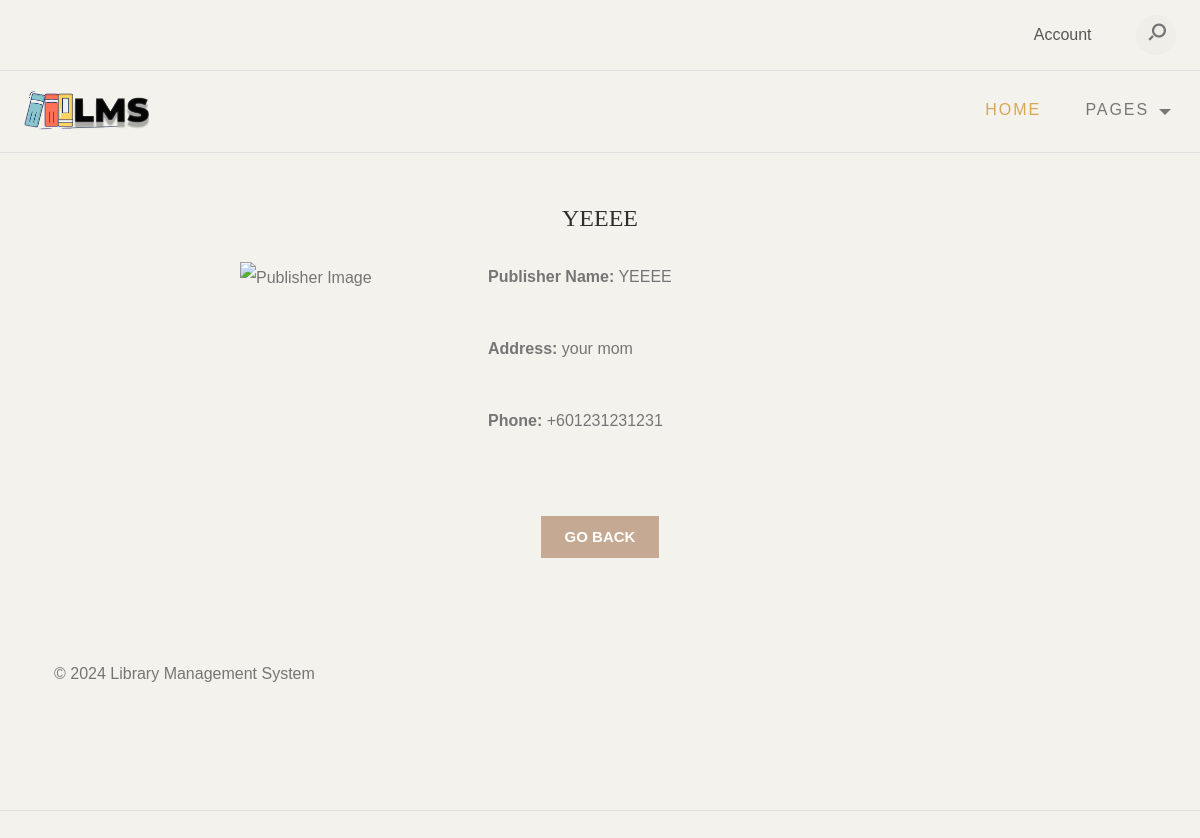
/publisher_details.php?PublisherID=2, run on the app's committed database.
### tables this page shows
CREATE TABLE `publishers` (
  `PublisherID` int(11) NOT NULL,
  `PublisherName` varchar(255) NOT NULL,
  `Address` varchar(255) DEFAULT NULL,
  `Phone` varchar(15) DEFAULT NULL,
  `Image` varchar(255) NOT NULL
);

### publisher_details.php (the view, shortened to what this page needs)
<?php
include_once("database/db.php");
if (isset($_GET['PublisherID'])) {
    $PublisherID = $_GET['PublisherID'];
    $queryPublisherDetails = "SELECT * FROM publishers WHERE PublisherID = ?";
    $stmt = $conn->prepare($queryPublisherDetails);
    $stmt->bind_param("i", $PublisherID);
    $stmt->execute();
    $resultPublisher = $stmt->get_result();
    if ($resultPublisher->num_rows > 0) {
        $publisher = $resultPublisher->fetch_assoc();
    } else {
        echo "<script>alert('Publisher not found'); window.location.href='all_publishers.php';</script>";
        exit();
    }
} else {
    echo "<script>alert('Invalid PublisherID'); window.location.href='all_publishers.php';</script>";
    exit();
}
?>
<!DOCTYPE html>
<html lang="en">
<head>
    <link href="https://cdn.jsdelivr.net/npm/bootstrap@5.3.1/dist/css/bootstrap.min.css" rel="stylesheet"
>
    <link rel="stylesheet" type="text/css" href="css/normalize.css">
    <link rel="stylesheet" type="text/css" href="icomoon/icomoon.css">
    <link rel="stylesheet" type="text/css" href="css/vendor.css">
    <link rel="stylesheet" type="text/css" href="style.css">
</head>
<body data-bs-spy="scroll" data-bs-target="#header" tabindex="0">
    <?php include "header.php"; ?>
    <div class="container mt-4">
        <div class="row">
            <div class="col-md-8 offset-md-2">
                <h2 class="text-center"><?php echo htmlspecialchars($publisher['PublisherName']); ?></h2>
                <div class="publisher-details">
                    <div class="row">
                        <div class="col-md-4">
                            <img src="<?php echo !empty($publisher['Image']) ? htmlspecialchars($publisher['Image']) : 'db_image/default.jpg'; ?>" alt="Publisher Image" class="img-fluid">
                        </div>
                        <div class="col-md-8">
                            <p><strong>Publisher Name:</strong> <?php echo htmlspecialchars($publisher['PublisherName']); ?></p>
                            <p><strong>Address:</strong> <?php echo htmlspecialchars($publisher['Address']); ?></p>
                            <p><strong>Phone:</strong> <?php echo htmlspecialchars($publisher['Phone']); ?></p>
                        </div>
                    </div>
                    <div class="text-center mt-4">
                        <a href="all_publishers.php" class="btn btn-secondary">Go back</a>
                    </div>
                </div>
            </div>
        </div>
    </div>
    <?php include "footer.php"; ?>
</body>
</html>

### style.css (style rules this page uses)
:root { --header-height: 160px; --header-height-min: 80px; }
:root { --accent-color: #C5A992; --secondary-color: #C5A992; --dark-color: #2f2f2f; --light-color: #F3F2EC; --body-text-color: #757575; --light-text-color: #afafaf; --dark-text-color: #2f2f2f; }
:root { --body-font: "Raleway", sans-serif; --heading-font: "Prata", Georgia, serif; --secondary-font: "Playfair Display", Georgia, serif; }
:root, [data-bs-theme=light] { --heading-font: "Prata", Georgia, serif; --heading-font-weight: 400; --heading-color: var(--bs-dark); --heading-line-height: 1.1; --swiper-theme-color: var(--bs-primary); --custom-easing: cubic-bezier(.17, .67, .83, .67); --bs-body-font-family: "Raleway", arial, sans-serif; --bs-body-font-size: 0.9rem; --bs-body-font-weight: 400; --bs-body-line-height: 1.7; --bs-body-color: #333; --bs-body-color-rgb: 51, 51, 51; --bs-primary: #C5A992; --bs-primary-dark: #C5A992; --bs-secondary: #C5A992; --bs-black: #111; --bs-light: #F1F1F0; --bs-dark: #212529; --bs-gray: #949494; --bs-gray-dark: #51565b; --bs-primary-rgb: 169, 128, 115; --bs-secondary-rgb: 253, 238, 233; --bs-black-rgb: 17, 17, 17; --bs-light-rgb: 241, 241, 240; --bs-dark-rgb: 33, 37, 41; --bs-link-color: var(--bs-dark); --bs-link-color-rgb: 17, 17, 17; --bs-link-decoration: underline; --bs-link-hover-color: var(--bs-primary); --bs-link-hover-color-rgb: 169, 128, 115; }
.container, .container-fluid, .container-lg, .container-md, .container-sm, .container-xl, .container-xxl { --bs-gutter-x: 2.5rem; }
h1, h2, h3, h4, h5, h6 { color: var(--heading-color); }
a { text-decoration: none; transition: all 0.3s ease-out; }
.btn { --bs-btn-border-radius: 0; }
.container, .container-fluid, .container-lg, .container-md, .container-sm, .container-xl, .container-xxl { --bs-gutter-x: 3rem; }
*, *::before, *::after { -webkit-box-sizing: border-box; -moz-box-sizing: border-box; box-sizing: border-box; }
html { box-sizing: border-box; }
body { font-family: var(--body-font); font-size: 16px; line-height: 2; color: var(--body-text-color); background-color: var(--light-color); }
a { color: var(--accent-color); transition: 0.3s color ease-out; }
img { display: inline-block; border: 0; max-width: 100%; height: auto; vertical-align: middle; }
h1, .h1, h2, .h2, h3, .h3, h4, .h4, h5, .h5, h6, .h6 { font-family: var(--heading-font); line-height: 1.2; color: var(--dark-color); }
h1, h2, h3 { margin: 25px 0; text-transform: capitalize; }
h2, .h2 { font-size: 1.5em; line-height: 1.4; }
p { margin: 0 0 20px 0; }
::placeholder { color: #999; }
.container::after, .row::after, .clearfix::after { display: block; clear: both; content: ""; }
.text-center { text-align: center; }
pre, blockquote, dl, figure, table, p, ul, ol, form { margin-bottom: 2.5rem; }
a.btn, input[type="button"], input[type="submit"], input[type="reset"], input[type="file"], button { background-image: none; background: var(--accent-color); text-decoration: none !important; display: inline-block; position: relative; border: 1px solid transparent; border-radius: 0; padding: 0.75em 1.5em; margin-top: 15px; font-size: 15px; font-weight: bold; line-height: normal; text-align: center; text-transform: uppercase; color: #fff; z-index: 1; cursor: pointer; white-space: nowrap; vertical-align: middle; -webkit-transition: all 0.3s ease-in; transition: all 0.3s ease-in; -ms-touch-action: manipulation; touch-action: manipulation; -webkit-user-select: none; -moz-user-select: none; -ms-user-select: none; user-select: none; }
.btn:last-child { margin-right: 0; }

### data on the page
publishers: PublisherName "YEEEE", Address "your mom", Phone "+601231231231"
